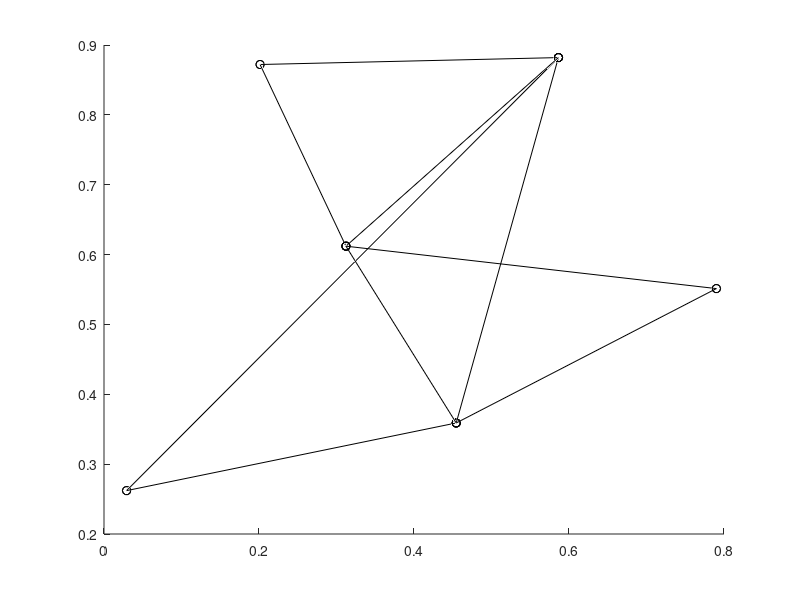

Write MATLAB code to recreate this figure. (Note: this script raises an error after producing the figure.)
% check analytical gradient against fdm

clear all;
close all;
clc;

addpath ../util_functions/
addpath ../shell_dynamics/
fprintf('FDM verification of midedge normal based shell bending\n');

stiff = 1;
nu = 0.5;

%% element: triangle

% initial values (non-zero init curvature)

init_ps = rand(3,3);
init_p1 = init_ps(:,1);
init_p2 = init_ps(:,2);
init_p3 = init_ps(:,3);

init_p1_ = rand(3,1);
init_p2_ = rand(3,1);
init_p3_ = rand(3,1);

% init_xi_1 = rand;
% init_xi_2 = rand;
% init_xi_3 = rand;

% % initial values (zero init curvature)

% init_ps = [rand(2,3);0,0,0];
% init_p1 = init_ps(:,1);
% init_p2 = init_ps(:,2);
% init_p3 = init_ps(:,3);
% 
% init_p1_ = [rand(2,1);0];
% init_p2_ = [rand(2,1);0];
% init_p3_ = [rand(2,1);0];

nodes = [init_p1, init_p2, init_p3, init_p1_, init_p2_, init_p3_]';
edges = [2,3; 3,1; 1,2; 2,4; 3,5; 1,6;...
    3,4; 1,5; 2,6];

figure()
hold on;
for i=1:size(edges,1)
    n1 = edges(i,1);
    n2 = edges(i,2);
    n1pos = nodes(n1,:);
    n2pos = nodes(n2,:);
   
    plot3([n1pos(1);n2pos(1)], [n1pos(2);n2pos(2)], [n1pos(3);n2pos(3)],'ko-');
end
hold off;

%%

init_v1 = init_p3 - init_p2;
init_v2 = init_p1 - init_p3; 
init_v3 = init_p2 - init_p1;

% normal of the triangle
normal_init = cross((init_p2-init_p1), (init_p3-init_p2));
A_init = norm(normal_init)/2;
n_init = normal_init/norm(normal_init);

% to calculate normals of adjacent triangles:

% edges of the adjacent triangles
e1 = init_p1_-init_p2;
e2 = init_p2_-init_p3;
e3 = init_p3_-init_p1;

% normals of adjacent triangles
n_2_init = cross(e1,init_v1);
n_3_init = cross(e2,init_v2);
n_4_init = cross(e3,init_v3);

n_2_init = n_2_init/norm(n_2_init);
n_3_init = n_3_init/norm(n_3_init);
n_4_init = n_4_init/norm(n_4_init);

% n1_avg associated with each of the edges
n1_avg_init = (n_init+n_2_init)/2;
if norm(n1_avg_init)<=1e-4
    n1_avg_init = (n_init-n_2_init)/2;
end
n2_avg_init = (n_init+n_3_init)/2;
if norm(n2_avg_init)<=1e-4
    n2_avg_init = (n_init-n_3_init)/2;
end
n3_avg_init = (n_init+n_4_init)/2;
if norm(n3_avg_init)<=1e-4
    n3_avg_init = (n_init-n_4_init)/2;
end

n1_avg_init = n1_avg_init/ norm(n1_avg_init);
n2_avg_init = n2_avg_init/ norm(n2_avg_init);
n3_avg_init = n3_avg_init/ norm(n3_avg_init);

% tau_is
tau1_0 = cross(init_v1, n1_avg_init);
tau2_0 = cross(init_v2, n2_avg_init);
tau3_0 = cross(init_v3, n3_avg_init);

% sign coefficients
s_1 = 1;
s_2 = 1;
s_3 = 1;

init_xi_1 = dot(n1_avg_init, tau1_0);
init_xi_2 = dot(n2_avg_init, tau2_0);
init_xi_3 = dot(n3_avg_init, tau3_0);

init_xis = [init_xi_1, init_xi_2, init_xi_3]; 

[init_ts, init_fs, init_cs] = calculate_ts_fs_cs(init_p1, init_p2, init_p3, tau1_0, tau2_0, tau3_0);

%% deformed
% vertex point vectors: p_i,j,k
ps = init_ps + 0.001*rand(3,3);
p1 = ps(:,1) ;
p2 = ps(:,2) ;
p3 = ps(:,3) ;

xis = init_xis + 0.001*rand(1,3);
xi_1 = xis(1);
xi_2 = xis(2);
xi_3 = xis(3);

p1_ = p1 + 0.001*rand(3,1);
p2_ = p2 + 0.001*rand(3,1);
p3_ = p3 + 0.001*rand(3,1);

% edge vectors: v_i,j,k
v1 = p3 - p2 ; 
v2 = p1 - p3 ;
v3 = p2 - p1 ;

% normal of the triangle
normal = cross((p2-p1), (p3-p2));
A = norm(normal)/2;
n = normal/norm(normal);

% to calculate normals of adjacent triangles:

% edges of the adjacent triangles
e1 = p1_-p2;
e2 = p2_-p3;
e3 = p3_-p1;

n_2 = cross(e1,v1);
n_3 = cross(e2,v2);
n_4 = cross(e3,v3);

n_2 = n_2/norm(n_2);
n_3 = n_3/norm(n_3);
n_4 = n_4/norm(n_4);

% n1_avg associated with each of the edges
n1_avg = (n+n_2)/2;
if norm(n1_avg)<=1e-4
    n1_avg = (n-n_2)/2;
end
n2_avg = (n+n_3)/2;
if norm(n2_avg)<=1e-4
    n2_avg = (n-n_3)/2;
end
n3_avg = (n+n_4)/2;
if norm(n3_avg)<=1e-4
    n3_avg = (n-n_4)/2;
end

n1_avg = n1_avg/ norm(n1_avg);
n2_avg = n2_avg/ norm(n2_avg);
n3_avg = n3_avg/ norm(n3_avg);

tau1_0 = cross(v1, n1_avg);
tau2_0 = cross(v2, n2_avg);
tau3_0 = cross(v3, n3_avg);

% [E, gradE, hessE,~,~,~,~,~,~, t1, t2, t3, c1, c2, c3] = ...
%     Energy_Grad_Hess_with2terms_nat_curv ...
%     (stiff, nu, p1, p2, p3, xi_1, xi_2, xi_3, s_1, s_2, s_3, tau1_0, tau2_0, tau3_0, ...
%     init_ts, init_cs, init_fs, init_xis);

%%
% [E_with_stiff, gradE_with_stiff, hessE_with_stiff, gradE_FDM, hessE_FDM] = ...
%     Debug_Eb_gradEb_FDM_hessEb_shell_midedge ...
%     (stiff, nu, p1, p2, p3, xi_1, xi_2, xi_3, s_1, s_2, s_3, tau1_0, tau2_0, tau3_0, A, ls, ...
%     init_ts, init_cs, init_fs, init_xis)

ls = [norm(v1); norm(v2); norm(v2)];
    [E, gradE, hessE, t_i, t_j, t_k, c_i, c_j, c_k] = Eb_gradEb_hessEb_shell_midedge (stiff, nu, p1, p2, p3, xi_1, xi_2, xi_3, s_1, s_2, s_3, tau1_0, tau2_0, tau3_0, A, ls, ...
    init_ts, init_cs, init_fs, init_xis);
    [E, gradE, hessE_FDM] = Eb_gradEb_hessEb_FDM (stiff, nu, p1, p2, p3, xi_1, xi_2, xi_3, s_1, s_2, s_3, tau1_0, tau2_0, tau3_0, A, ls, ...
    init_ts, init_cs, init_fs, init_xis);


%% FDM check for gradient and hessian
% change = 1e-8;
% q = [p1; p2; p3; xi_1; xi_2; xi_3]; % dof vector
% 
% hessE_FDM = zeros(12,12);
% gradE_FDM = zeros(1,12);
% 
% for c = 1:12
%     q_change = q;
%     q_change(c) = q(c) + change;
%     p1_change = q_change(1:3);
%     p2_change = q_change(4:6);
%     p3_change = q_change(7:9);
%     xi_1_change = q_change(10);
%     xi_2_change = q_change(11);
%     xi_3_change = q_change(12);
% 
%     % changes in the energy
%     [E_change, gradE_change] = ...
%         Energy_Grad_Hess_with2terms_nat_curv ...
%         (stiff, nu, p1_change, p2_change, p3_change, xi_1_change, xi_2_change, xi_3_change, s_1, s_2, s_3, tau1_0, tau2_0, tau3_0, ...
%         init_ts, init_cs, init_fs, init_xis, t1, t2, t3, c1, c2, c3, A); % assume that t1, t2, t3, c1, c2, c3 are not changed - negligible changes
% 
%     gradE_FDM(c) = (E_change - E)/change;
% 
%     hessE_FDM(c,:) = (gradE_change - gradE) .* (1/change);
% 
% end
% diff_grad = gradE_FDM - gradE
diff_hess = hessE_FDM - hessE

%%

h1 = figure();
h1.WindowState = 'maximized';
% subplot(2,1,1);
% plot( gradE_with_stiff, 'ro');
% hold on
% plot( gradE_FDM, 'b^');
% hold off
% legend('Analytical my', 'Finite Difference');
% xlabel('Index');
% ylabel('Gradient');

subplot(2,1,2);
plot( reshape(hessE, [144,1]), 'ro');
hold on
plot( reshape(hessE_FDM, [144,1]), 'b^');
hold off
legend('Analytical', 'Finite Difference');
xlabel('Index');
ylabel('Hessian');